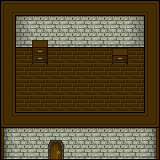

A 2D game scene composited from a Tiled map and its tileset images. What follows is a short description and the map's XML, with every tile layer's data as written:
An orthogonal 10x10 tile map with 16x16 px tiles, 4 tile layers (Tile Layer 1, Tile Layer 3, Tile Layer 3, Tile Layer 4), 9 tilesets.

<map version="1.0" orientation="orthogonal" renderorder="right-down" width="10" height="10" tilewidth="16" tileheight="16" backgroundcolor="#000000" nextobjectid="1">
 <tileset firstgid="1" name="spritesheet1" tilewidth="16" tileheight="16" tilecount="256" columns="16">
  <image source="../sprites/spritesheets/spritesheet1.png" width="256" height="256" />
 </tileset>
 <tileset firstgid="257" name="exteriorWalls" tilewidth="16" tileheight="16" tilecount="24" columns="3">
  <image source="../sprites/tiles/exterior roof and walls/exteriorWalls.png" width="48" height="128" />
  <terraintypes>
   <terrain name="New Terrain" tile="-1" />
  </terraintypes>
  <tile id="15" terrain=",,,0" />
  <tile id="16" terrain=",,0,0" />
  <tile id="17" terrain=",,0," />
  <tile id="18" terrain=",0,,0" />
  <tile id="19" terrain="0,0,0,0" />
  <tile id="20" terrain="0,,0," />
  <tile id="21" terrain=",0,," />
  <tile id="22" terrain="0,0,," />
  <tile id="23" terrain="0,,," />
 </tileset>
 <tileset firstgid="281" name="darkWoodPlanks1" tilewidth="16" tileheight="16" tilecount="15" columns="3">
  <image source="../sprites/tiles/ground/darkWoodPlanks1.png" width="48" height="80" />
 </tileset>
 <tileset firstgid="296" name="dresser" tilewidth="16" tileheight="16" tilecount="2" columns="1">
  <image source="../sprites/tiles/furniture/dresser.png" width="16" height="32" />
 </tileset>
 <tileset firstgid="298" name="dresser2" tilewidth="16" tileheight="16" tilecount="1" columns="1">
  <image source="../sprites/tiles/furniture/dresser2.png" width="16" height="16" />
 </tileset>
 <tileset firstgid="299" name="door1" tilewidth="16" tileheight="16" tilecount="2" columns="1">
  <image source="../sprites/tiles/doors/door1.png" width="16" height="32" />
 </tileset>
 <tileset firstgid="301" name="doorway2" tilewidth="16" tileheight="16" tilecount="2" columns="1">
  <image source="../sprites/tiles/doorway/doorway2.png" width="16" height="32" />
 </tileset>
 <tileset firstgid="303" name="doorway1" tilewidth="16" tileheight="16" tilecount="2" columns="1">
  <image source="../sprites/tiles/doorway/doorway1.png" width="16" height="32" />
 </tileset>
 <tileset firstgid="305" name="stoneWalls" tilewidth="16" tileheight="16" tilecount="9" columns="3">
  <image source="../sprites/tiles/exterior roof and walls/stoneWalls.png" width="48" height="48" />
 </tileset>
 <layer name="Tile Layer 1" width="10" height="10">
  <data encoding="csv">
0,0,0,0,0,0,0,0,0,0,
0,0,0,0,0,0,0,0,0,0,
0,0,0,0,0,0,0,0,0,0,
0,285,285,285,285,285,285,285,285,0,
0,285,285,285,285,285,285,285,285,0,
0,285,285,285,285,285,285,285,285,0,
0,285,285,285,285,285,285,285,285,0,
0,0,0,285,0,0,0,0,0,0,
0,0,0,285,0,0,0,0,0,0,
0,0,0,285,0,0,0,0,0,0
</data>
 </layer>
 <layer name="Tile Layer 3" width="10" height="10">
  <data encoding="csv">
263,264,264,264,264,264,264,264,264,265,
266,275,276,276,276,276,276,276,277,268,
266,278,279,279,279,279,279,279,280,268,
266,0,0,0,0,0,0,0,0,268,
266,0,0,0,0,0,0,0,0,268,
266,0,0,0,0,0,0,0,0,268,
266,0,0,0,0,0,0,0,0,268,
269,270,270,270,270,270,270,270,270,271,
275,276,276,276,276,276,276,276,276,277,
278,279,279,279,279,279,279,279,279,280
</data>
 </layer>
 <layer name="Tile Layer 3" width="10" height="10">
  <data encoding="csv">
0,0,0,0,0,0,0,0,0,0,
0,308,0,0,0,0,0,0,310,0,
0,311,296,0,0,0,0,0,313,0,
0,0,297,0,0,0,0,298,0,0,
0,0,0,0,0,0,0,0,0,0,
0,0,0,0,0,0,0,0,0,0,
0,0,0,0,0,0,0,0,0,0,
0,0,0,0,0,0,0,0,0,0,
0,0,0,303,0,0,0,0,0,0,
0,0,0,304,0,0,0,0,0,0
</data>
 </layer>
 <layer name="Tile Layer 4" width="10" height="10">
  <data encoding="csv">
0,0,0,0,0,0,0,0,0,0,
0,0,0,0,0,0,0,0,0,0,
0,0,0,0,0,0,0,0,0,0,
0,0,0,0,0,0,0,0,0,0,
0,0,0,0,0,0,0,0,0,0,
0,0,0,0,0,0,0,0,0,0,
0,0,0,0,0,0,0,0,0,0,
0,0,0,0,0,0,0,0,0,0,
0,0,0,299,0,0,0,0,0,0,
0,0,0,300,0,0,0,0,0,0
</data>
 </layer>
</map>